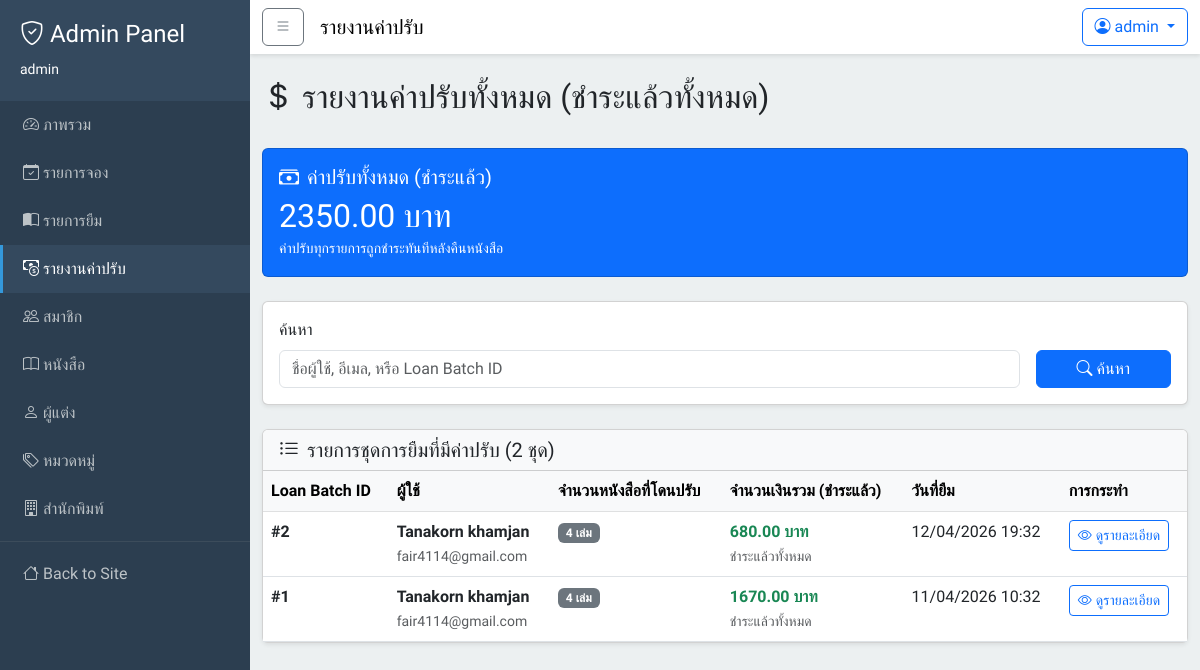
Screenshot of /dashboard/fines/ (signed in) with the database file from the repository.
### users/models.py (models this page shows, shortened)
class User(AbstractUser):
    phone_number = models.CharField(max_length=10, null=False, blank=False)
    citizen_id = models.CharField(
    max_length=13,
    unique=True,
    null=False,
    blank=False,
    validators=[
        RegexValidator(
            regex=r'^\d{13}$',
            message='Citizen ID must be exactly 13 digits'
        )
    ])

### loans/models.py (models this page shows, shortened)
class Loan(models.Model):
    STATUS_CHOICES = [
        ('active', 'กำลังยืม'),
        ('completed', 'เสร็จสิ้น'),
    ]
    id = models.AutoField(primary_key=True)
    user = models.ForeignKey(
        settings.AUTH_USER_MODEL,
        on_delete=models.CASCADE,
        related_name='loans'
    )
    status = models.CharField(
        max_length=20,
        choices=STATUS_CHOICES,
        default='active'
    )
    due_date = models.DateTimeField(null=True, blank=True)
    created_at = models.DateTimeField(auto_now_add=True)
    if TYPE_CHECKING:
        loan_items: Manager["LoanItem"]
    class Meta:
        db_table = 'loans'
        verbose_name = 'Loan'
        verbose_name_plural = 'Loans'
        ordering = ['-created_at']

### fines/views.py (the view)
# urls.py: path('dashboard/fines/', views.dashboard_fines_view, name='dashboard_fines'),
@login_required
@user_passes_test(is_staff)
def dashboard_fines_view(request):
    search_query = request.GET.get('search', '')
    loan_batches = Loan.objects.filter(
        loan_items__fines__isnull=False
    ).select_related(
        'user'
    ).prefetch_related(
        'loan_items__fines'
    ).annotate(
        total_fine_amount=Sum('loan_items__fines__amount'),
        fine_count=Count('loan_items__fines', distinct=True)
    ).distinct()
    if search_query:
        q_filter = Q(user__username__icontains=search_query)
        q_filter |= Q(user__email__icontains=search_query)
        if search_query.isdigit():
            q_filter |= Q(id=int(search_query))
        loan_batches = loan_batches.filter(q_filter).distinct()
    loan_batches = loan_batches.order_by('-created_at')
    all_fines = Fine.objects.all()
    total_all = all_fines.aggregate(Sum('amount'))['amount__sum'] or 0
    context = {
        'loan_batches': loan_batches,
        'total_all': total_all,
        'search_query': search_query,
    }
    return render(request, 'dashboard/fines/list.html', context)

### books/cart.py (called while the page is built)
    def count(self):
        return len(self.cart)

### books/context_processors.py (called while the page is built)
def cart_context(request):
    cart = Cart(request)
    return {
        'cart_count': cart.count()
    }

### fines/views.py (called while the page is built)
def is_staff(user):
    return user.is_staff

### templates/dashboard/fines/list.html (shortened to what this page needs)
{% extends "base_admin.html" %}
{% block page_title %}
    รายงานค่าปรับ
{% endblock page_title %}
{% block content %}
    <div class="row mb-4">
        <div class="col">
            <h2>
                <i class="bi bi-currency-dollar me-2"></i>รายงานค่าปรับทั้งหมด (ชำระแล้วทั้งหมด)
            </h2>
        </div>
    </div>
    <div class="row mb-4">
        <div class="col-md-12">
            <div class="card text-white bg-primary">
                <div class="card-body">
                    <h5 class="card-title">
                        <i class="bi bi-cash-stack me-2"></i>ค่าปรับทั้งหมด (ชำระแล้ว)
                    </h5>
                    <h2 class="mb-0">{{ total_all|floatformat:2 }} บาท</h2>
                    <small>ค่าปรับทุกรายการถูกชำระทันทีหลังคืนหนังสือ</small>
                </div>
            </div>
        </div>
    </div>
    <div class="card shadow-sm mb-4">
        <div class="card-body">
            <form method="get" class="row g-3">
                <div class="col-md-10">
                    <label for="search" class="form-label">ค้นหา</label>
                    <input type="text"
                           name="search"
                           id="search"
                           class="form-control"
                           placeholder="ชื่อผู้ใช้, อีเมล, หรือ Loan Batch ID"
                           value="{{ search_query }}">
                </div>
                <div class="col-md-2 d-flex align-items-end">
                    <button type="submit" class="btn btn-primary w-100">
                        <i class="bi bi-search me-1"></i>ค้นหา
                    </button>
                </div>
            </form>
        </div>
    </div>
    <div class="card shadow-sm">
        <div class="card-header bg-light">
            <h5 class="mb-0">
                <i class="bi bi-list-ul me-2"></i>รายการชุดการยืมที่มีค่าปรับ ({{ loan_batches.count }} ชุด)
            </h5>
        </div>
        <div class="card-body p-0">
            <div class="table-responsive">
                <table class="table table-hover mb-0">
                    <thead class="table-light">
                        <tr>
                            <th>Loan Batch ID</th>
                            <th>ผู้ใช้</th>
                            <th>จำนวนหนังสือที่โดนปรับ</th>
                            <th>จำนวนเงินรวม (ชำระแล้ว)</th>
                            <th>วันที่ยืม</th>
                            <th>การกระทำ</th>
                        </tr>
                    </thead>
                    <tbody>
                        {% for batch in loan_batches %}
                            <tr>
                                <td>
                                    <strong>#{{ batch.id }}</strong>
                                </td>
                                <td>
                                    <div>
                                        <strong>{{ batch.user.get_full_name|default:batch.user.username }}</strong>
                                    </div>
                                    <small class="text-muted">{{ batch.user.email }}</small>
                                </td>
                                <td>
                                    <span class="badge bg-secondary">{{ batch.fine_count }} เล่ม</span>
                                </td>
                                <td>
                                    <strong class="text-success">{{ batch.total_fine_amount|floatformat:2 }} บาท</strong>
                                    <div>
                                        <small class="text-muted">ชำระแล้วทั้งหมด</small>
                                    </div>
                                </td>
                                <td>{{ batch.created_at|date:"d/m/Y H:i" }}</td>
                                <td>
                                    <a href="{% url 'fines:dashboard_fines_detail' batch.id %}"
                                       class="btn btn-sm btn-outline-primary">
                                        <i class="bi bi-eye me-1"></i>ดูรายละเอียด
                                    </a>
                                </td>
                            </tr>
                        {% empty %}
                            <tr>
                                <td colspan="6" class="text-center text-muted py-4">ไม่พบรายการชุดการยืมที่มีค่าปรับ</td>
                            </tr>
                        {% endfor %}
                    </tbody>
                </table>
            </div>
        </div>
    </div>
{% endblock content %}

### templates/base_admin.html (shortened to what this page needs)
{% load static %}
<!DOCTYPE html>
<html lang="th">
    <head>
        <link href="https://cdn.jsdelivr.net/npm/bootstrap@5.3.0/dist/css/bootstrap.min.css"
              rel="stylesheet">
        <link rel="stylesheet"
              href="https://cdn.jsdelivr.net/npm/bootstrap-icons@1.10.0/font/bootstrap-icons.css">
        <link rel="stylesheet" href="{% static 'css/global.css' %}">
    </head>
    <body>
        <div class="wrapper">
            <nav class="sidebar" id="sidebar">
                <div class="sidebar-header">
                    <h4>
                        <i class="bi bi-shield-check"></i> Admin Panel
                    </h4>
                    <small>{{ user.username }}</small>
                </div>
                <ul class="nav flex-column">
                    <li class="nav-item">
                        <a class="nav-link {% if request.resolver_match.url_name == 'dashboard_home' %}active{% endif %}"
                           href="{% url 'dashboard_home' %}">
                            <i class="bi bi-speedometer2"></i> ภาพรวม
                        </a>
                    </li>
                    <li class="nav-item">
                        <a class="nav-link {% if 'holds' in request.path %}active{% endif %}"
                           href="{% url 'holds:dashboard_holds' %}">
                            <i class="bi bi-calendar-check"></i> รายการจอง
                        </a>
                    </li>
                    <li class="nav-item">
                        <a class="nav-link {% if 'loans' in request.path %}active{% endif %}"
                           href="{% url 'loans:dashboard_loans' %}">
                            <i class="bi bi-book-half"></i> รายการยืม
                        </a>
                    </li>
                    <li class="nav-item">
                        <a class="nav-link {% if 'dashboard/fines' in request.path %}active{% endif %}"
                           href="{% url 'fines:dashboard_fines' %}">
                            <i class="bi bi-cash-coin"></i> รายงานค่าปรับ
                        </a>
                    </li>
                    <li class="nav-item">
                        <a class="nav-link {% if 'dashboard/users' in request.path %}active{% endif %}"
                           href="{% url 'users:dashboard_users' %}">
                            <i class="bi bi-people"></i> สมาชิก
                        </a>
                    </li>
                    <li class="nav-item">
                        <a class="nav-link {% if 'dashboard/books' in request.path %}active{% endif %}"
                           href="{% url 'books:dashboard_books' %}">
                            <i class="bi bi-book"></i> หนังสือ
                        </a>
                    </li>
                    <li class="nav-item">
                        <a class="nav-link {% if 'dashboard/authors' in request.path %}active{% endif %}"
                           href="{% url 'books:dashboard_authors' %}">
                            <i class="bi bi-person"></i> ผู้แต่ง
                        </a>
                    </li>
                    <li class="nav-item">
                        <a class="nav-link {% if 'dashboard/categories' in request.path %}active{% endif %}"
                           href="{% url 'books:dashboard_categories' %}">
                            <i class="bi bi-tags"></i> หมวดหมู่
                        </a>
                    </li>
                    <li class="nav-item">
                        <a class="nav-link {% if 'dashboard/publishers' in request.path %}active{% endif %}"
                           href="{% url 'books:dashboard_publishers' %}">
                            <i class="bi bi-building"></i> สำนักพิมพ์
                        </a>
                    </li>
                    <li>
                        <hr class="my-2 border-secondary">
                    </li>
                    <li class="nav-item">
                        <a class="nav-link" href="{% url 'home' %}">
                            <i class="bi bi-house"></i> Back to Site
                        </a>
                    </li>
                </ul>
            </nav>
            <div class="content">
                <nav class="top-navbar navbar navbar-expand-lg navbar-light">
                    <div class="container-fluid">
                        <button class="btn btn-outline-secondary me-3"
                                type="button"
                                id="sidebarToggle">
                            <i class="bi bi-list"></i>
                        </button>
                        <span class="navbar-brand mb-0 h1">
                            {% block page_title %}{% endblock page_title %}
                        </span>
                        <div class="ms-auto">
                            <div class="dropdown">
                                <a class="btn btn-outline-primary dropdown-toggle"
                                   href="#"
                                   role="button"
                                   data-bs-toggle="dropdown">
                                    <i class="bi bi-person-circle"></i> {{ user.username }}
                                </a>
                            </div>
                        </div>
                    </div>
                </nav>
                <div class="container-fluid py-4">
                    {% block content %}
                    {% endblock content %}
                </div>
            </div>
        </div>
        {% include "includes/toast.html" %}
    </body>
</html>

### templates/base_admin.html (style rules this page uses)
body { font-family: 'Prompt', sans-serif; min-height: 100vh; display: flex; flex-direction: column; }
.wrapper { display: flex; flex: 1; }
.sidebar { min-width: 250px; max-width: 250px; background: #2c3e50; color: #fff; transition: all 0.3s; }
.sidebar .nav-link { color: #bdc3c7; padding: 12px 20px; border-left: 3px solid transparent; }
.sidebar .nav-link.active { color: #fff; background: #34495e; border-left-color: #3498db; }
.sidebar-header { padding: 20px; background: #34495e; }
.content { flex: 1; background: #ecf0f1; overflow-y: auto; }
.top-navbar { background: #fff; box-shadow: 0 2px 4px rgba(0,0,0,0.1); }

### rows the page displays
User: username "admin"
Loan: id "2", user.get_full_name "Tanakorn khamjan", user.email "fair4114@gmail.com", fine_count "4", total_fine_amount "680.00", created_at "12/04/2026 19:32"
Loan: id "1", user.get_full_name "Tanakorn khamjan", user.email "fair4114@gmail.com", fine_count "4", total_fine_amount "1670.00", created_at "11/04/2026 10:32"

### other values shown
{{ total_all|floatformat:2 }} "2350.00"
{{ loan_batches.count }} "2"
